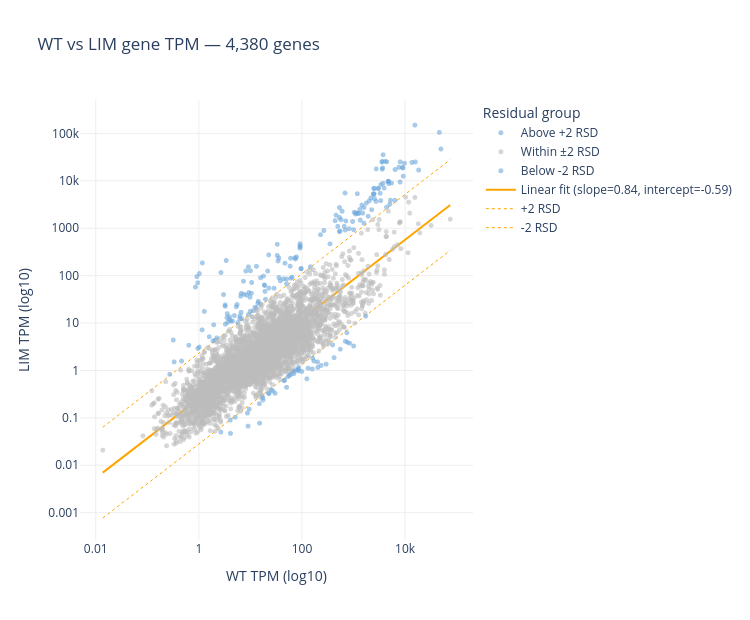

This figure's notebook cell:
### Code cell
import plotly.express as px
import numpy as np

# Keep only genes with counts > 0 in both conditions
df = merged[(merged.wt_TPM > 0) & (merged.lim_TPM > 0)].copy()

# --- Log10-transform for fitting ---
log_wt  = np.log10(df["wt_TPM"])
log_lim = np.log10(df["lim_TPM"])

# --- Linear fit ---
coeffs = np.polyfit(log_wt, log_lim, 1)
slope, intercept = coeffs

# --- Residuals & RSD threshold ---
predicted   = slope * log_wt + intercept
residuals   = log_lim - predicted
rsd         = residuals.std()

df["residual"] = residuals.values
df["color_group"] = np.where(
    residuals > 2 * rsd, "Above +2 RSD",
    np.where(residuals < - 2 * rsd, "Below -2 RSD", "Within ±2 RSD")
)

# --- Color map ---
color_map = {
    "Within ±2 RSD": "#bcbcbc",
    "Above +2 RSD":  "#6fa8dc",
    "Below -2 RSD":  "#6fa8dc",
}

# --- Plot ---
fig = px.scatter(
    df,
    x="wt_TPM",
    y="lim_TPM",
    color="color_group",
    color_discrete_map=color_map,
    hover_name="Name",
    hover_data={"Name": True, "gene_id": True, "Product": True, "Chr": True,
                "wt_TPM": True, "lim_TPM": True, "residual": ":.3f"},
    log_x=True,
    log_y=True,
    opacity=0.6,
    labels={"wt_TPM": "WT TPM (log10)", "lim_TPM": "LIM TPM (log10)",
            "color_group": "Residual group"},
    title=f"WT vs LIM gene TPM — {len(df):,} genes",
    category_orders={"color_group": ["Above +1 RSD", "Within ±1 RSD", "Below -1 RSD"]},
)

# --- 1:1 reference line (dashed grey) ---
x_fit = np.linspace(log_wt.min(), log_wt.max(), 200)
y_fit = slope * x_fit + intercept

fig.add_scatter(
    x=10**x_fit,
    y=10**y_fit,
    mode="lines",
    line=dict(color="orange", width=2),
    name=f"Linear fit (slope={slope:.2f}, intercept={intercept:.2f})",
)

# --- ±1 RSD envelope lines ---
for label, offset, dash in [
    ("+2 RSD", 2*rsd, "dot"),
    ("-2 RSD", -2*rsd, "dot"),
]:
    fig.add_scatter(
        x=10**x_fit,
        y=10**(y_fit + offset),
        mode="lines",
        line=dict(color="orange", width=1, dash=dash),
        name=label,
    )

fig.update_traces(marker=dict(size=5), selector=dict(mode="markers"))
fig.update_layout(
    width=750, height=620,
    plot_bgcolor="white",
    xaxis=dict(showgrid=True, gridcolor="#eeeeee"),
    yaxis=dict(showgrid=True, gridcolor="#eeeeee"),
)

fig.show()
fig.write_html("scatter_wt_vs_lim.html")
print("Saved: scatter_wt_vs_lim.html")

### Figure 1 — Plotly figure (JSON) as saved in the notebook; plotly's stock layout.template omitted (floating-point values rounded to 4 significant figures; data arrays with more than 128 entries replaced by an {"elided": "..."} marker saying what was removed)
{"data": [{"customdata": {"elided": "176x5 mixed values"}, "hovertemplate": "<b>%{hovertext}</b><br><br>Residual group=Above +2 RSD<br>WT TPM (log10)=%{x}<br>LIM TPM (log10)=%{y}<br>Name=%{customdata[0]}<br>gene_id=%{customdata[1]}<br>Product=%{customdata[2]}<br>Chr=%{customdata[3]}<br>residual=%{customdata[4]:.3f}<extra></extra>", "hovertext": {"elided": "176 str values"}, "legendgroup": "Above +2 RSD", "marker": {"color": "#6fa8dc", "opacity": 0.6, "size": 5, "symbol": "circle"}, "mode": "markers", "name": "Above +2 RSD", "showlegend": true, "type": "scattergl", "x": {"elided": "176 float values"}, "xaxis": "x", "y": {"elided": "176 float values"}, "yaxis": "y"}, {"customdata": {"elided": "4157x5 mixed values"}, "hovertemplate": "<b>%{hovertext}</b><br><br>Residual group=Within ±2 RSD<br>WT TPM (log10)=%{x}<br>LIM TPM (log10)=%{y}<br>Name=%{customdata[0]}<br>gene_id=%{customdata[1]}<br>Product=%{customdata[2]}<br>Chr=%{customdata[3]}<br>residual=%{customdata[4]:.3f}<extra></extra>", "hovertext": {"elided": "4157 str values"}, "legendgroup": "Within ±2 RSD", "marker": {"color": "#bcbcbc", "opacity": 0.6, "size": 5, "symbol": "circle"}, "mode": "markers", "name": "Within ±2 RSD", "showlegend": true, "type": "scattergl", "x": {"elided": "4157 float values"}, "xaxis": "x", "y": {"elided": "4157 float values"}, "yaxis": "y"}, {"customdata": {"elided": "47x5 mixed values"}, "hovertemplate": "<b>%{hovertext}</b><br><br>Residual group=Below -2 RSD<br>WT TPM (log10)=%{x}<br>LIM TPM (log10)=%{y}<br>Name=%{customdata[0]}<br>gene_id=%{customdata[1]}<br>Product=%{customdata[2]}<br>Chr=%{customdata[3]}<br>residual=%{customdata[4]:.3f}<extra></extra>", "hovertext": ["pyrB", "pyrI", null, "malK", "malG", "purH", "metE", "ilvC", "rbsC_1", "rph", "gatY", "gatA", "gatB_1", "gatC_1", "gatD", "dppF", "dppD", "dppC", "dppB", "purT", null, "mipA_2", "aldA", "potB", "flgB", "efeO", "artJ", "rlmC", "pdeI", "bioC_1", "cusB", null, "ompD", "purE", "purK", "codB", "thiQ", "carB", "carA", "ygfF", null, "lysA", "proX", "proW", "proV", "ndk", null], "legendgroup": "Below -2 RSD", "marker": {"color": "#6fa8dc", "opacity": 0.6, "size": 5, "symbol": "circle"}, "mode": "markers", "name": "Below -2 RSD", "showlegend": true, "type": "scattergl", "x": [293.9, 419.8, 4.109, 9.001, 8.738, 69.31, 836.6, 756.9, 15.05, 78.61, 1721.0, 553.8, 1004.0, 691.6, 200.0, 27.22, 44.98, 45.83, 30.07, 69.58, 23.06, 86.08, 50.26, 61.2, 4.064, 22.32, 170.0, 14.89, 17.51, 25.11, 9.471, 740.2, 161.1, 99.06, 85.04, 202.4, 17.43, 235.0, 158.4, 2.674, 5.074, 53.48, 84.93, 124.4, 131.1, 393.3, 56.79], "xaxis": "x", "y": [1.359, 1.863, 0.04707, 0.06707, 0.126, 0.965, 3.756, 3.93, 0.07748, 1.035, 14.01, 2.809, 3.283, 4.14, 1.51, 0.3724, 0.6085, 0.6217, 0.3302, 0.857, 0.3261, 1.152, 0.4418, 0.8287, 0.08975, 0.3318, 1.585, 0.1991, 0.239, 0.396, 0.1529, 6.237, 1.822, 0.954, 1.051, 1.158, 0.2677, 1.278, 1.075, 0.0503, 0.1031, 0.7408, 0.9799, 0.6677, 1.12, 3.465, 0.7867], "yaxis": "y"}, {"line": {"color": "orange", "width": 2}, "mode": "lines", "name": "Linear fit (slope=0.84, intercept=-0.59)", "type": "scatter", "x": {"elided": "200 float values"}, "y": {"elided": "200 float values"}}, {"line": {"color": "orange", "dash": "dot", "width": 1}, "mode": "lines", "name": "+2 RSD", "type": "scatter", "x": {"elided": "200 float values"}, "y": {"elided": "200 float values"}}, {"line": {"color": "orange", "dash": "dot", "width": 1}, "mode": "lines", "name": "-2 RSD", "type": "scatter", "x": {"elided": "200 float values"}, "y": {"elided": "200 float values"}}], "layout": {"height": 620, "legend": {"title": {"text": "Residual group"}, "tracegroupgap": 0}, "plot_bgcolor": "white", "title": {"text": "WT vs LIM gene TPM — 4,380 genes"}, "width": 750, "xaxis": {"anchor": "y", "domain": [0, 1], "gridcolor": "#eeeeee", "showgrid": true, "title": {"text": "WT TPM (log10)"}, "type": "log"}, "yaxis": {"anchor": "x", "domain": [0, 1], "gridcolor": "#eeeeee", "showgrid": true, "title": {"text": "LIM TPM (log10)"}, "type": "log"}}}
